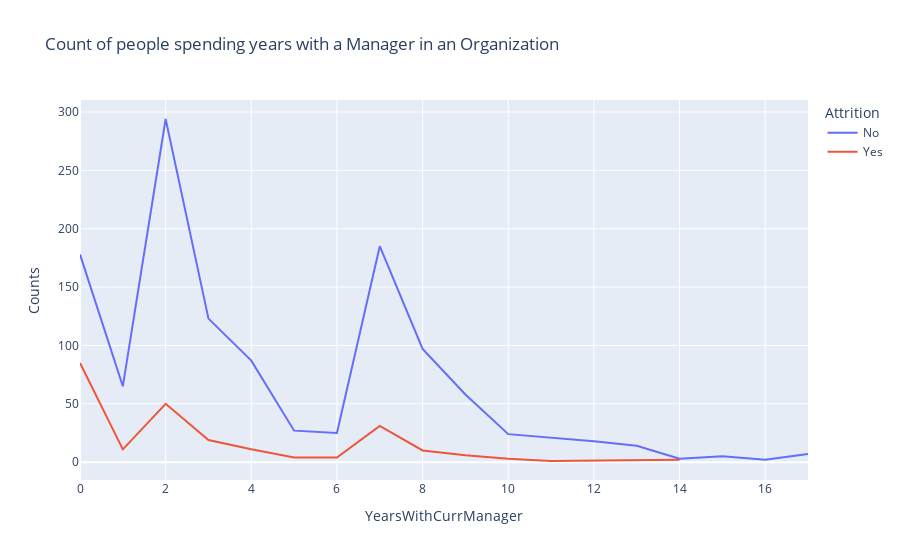

Write notebook code for a chart like this one.
### Markdown cell above
**Observation:** With an increasing job satisfaction, the attrition rates decrease as can be seen in the chart above. Also from range 1-2 range we can infer (as seen above in Environment Satisfaction), the attrition level falls, but raises from 2-3, where the people tend to coose better opportunities.

### Code cell
#How managers can impact attrition


man_att=data.groupby(['YearsWithCurrManager','Attrition']).apply(lambda x:x['DailyRate'].count()).reset_index(name='Counts')
px.line(man_att,x='YearsWithCurrManager',y='Counts',color='Attrition',title='Count of people spending years with a Manager in an Organization')

### Figure 1 — Plotly figure (JSON) as saved in the notebook; plotly's stock layout.template omitted (floating-point values rounded to 4 significant figures)
{"data": [{"hovertemplate": "Attrition=No<br>YearsWithCurrManager=%{x}<br>Counts=%{y}<extra></extra>", "legendgroup": "No", "line": {"color": "#636efa", "dash": "solid"}, "marker": {"symbol": "circle"}, "mode": "lines", "name": "No", "orientation": "v", "showlegend": true, "type": "scatter", "x": [0, 1, 2, 3, 4, 5, 6, 7, 8, 9, 10, 11, 12, 13, 14, 15, 16, 17], "xaxis": "x", "y": [178, 65, 294, 123, 87, 27, 25, 185, 97, 58, 24, 21, 18, 14, 3, 5, 2, 7], "yaxis": "y"}, {"hovertemplate": "Attrition=Yes<br>YearsWithCurrManager=%{x}<br>Counts=%{y}<extra></extra>", "legendgroup": "Yes", "line": {"color": "#EF553B", "dash": "solid"}, "marker": {"symbol": "circle"}, "mode": "lines", "name": "Yes", "orientation": "v", "showlegend": true, "type": "scatter", "x": [0, 1, 2, 3, 4, 5, 6, 7, 8, 9, 10, 11, 14], "xaxis": "x", "y": [85, 11, 50, 19, 11, 4, 4, 31, 10, 6, 3, 1, 2], "yaxis": "y"}], "layout": {"legend": {"title": {"text": "Attrition"}, "tracegroupgap": 0}, "title": {"text": "Count of people spending years with a Manager in an Organization"}, "xaxis": {"anchor": "y", "domain": [0, 1], "title": {"text": "YearsWithCurrManager"}}, "yaxis": {"anchor": "x", "domain": [0, 1], "title": {"text": "Counts"}}}}
